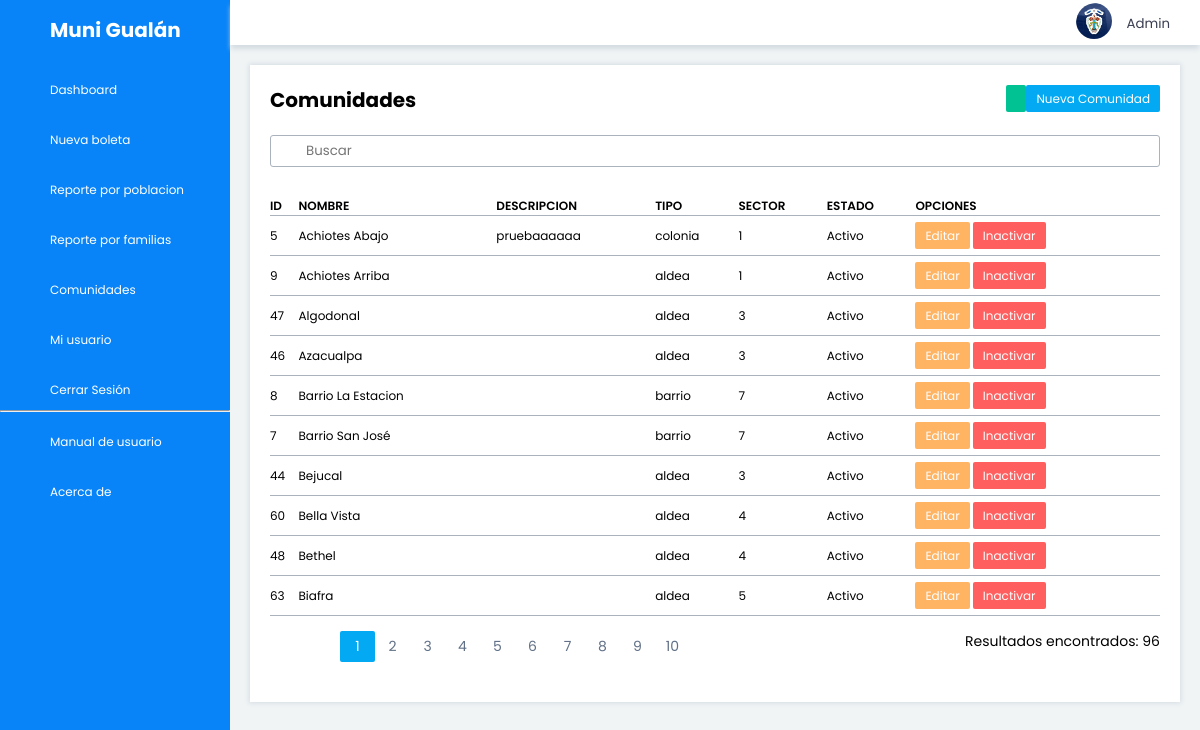
Page /indexComunidad.php (signed in) on the committed database.
### tables this page shows
CREATE TABLE IF NOT EXISTS `tbl_comunidad` (
`id_comunidad` int(11) NOT NULL AUTO_INCREMENT,
`nombre` varchar(50) NOT NULL,
`descripcion` varchar(250),
`tipo` varchar(50),
`id_sector` int(11) NOT NULL,
`estado` int(11) NOT NULL,
PRIMARY KEY (`id_comunidad`)
);

### controllers/conexion.php (called while the page is built, shortened)
<?php
class Conexion{
    public function Conexion()
    {
        try{
            $this->pdo = new PDO("mysql:host=".DB_HOST.";dbname=".DB_BASE_DATOS, DB_USER, DB_PASS);
        } catch (Exception $e){
            echo "Error: " . $e->getMessage();
            die('Error'.$e->getMessage());
        }
    }
}
?>

### controllers/comunidadController.php (called while the page is built, shortened)
<?php
include_once ('conexion.php');
class comunidadController{
    public function contarRegistros($buscar){
        try
        {
            $conexion = new Conexion();
            $sql = "SELECT COUNT(*) AS total_registros FROM tbl_comunidad WHERE
                    (id_comunidad LIKE '%$buscar%' OR nombre LIKE '%$buscar%' OR descripcion LIKE '%$buscar%')";
            $stmt = $conexion->pdo->prepare($sql);
            $stmt->execute();
            $registro = $stmt->fetch(PDO::FETCH_OBJ);
            return $registro->total_registros;
        }catch(Exception $e)
        {
            echo 'Error '. $e;
        }
    }
    public function listar($buscar, $desde, $hasta)
    {
        try
        {
            $conexion = new Conexion();
            $resultado = array();
            $sql = "SELECT c.id_comunidad, c.nombre as comunidad, c.descripcion, c.id_sector, c.estado, c.tipo
            FROM tbl_comunidad as c INNER JOIN tbl_sector as s on c.id_sector = s.id_sector
            WHERE (c.nombre LIKE '%$buscar%' OR s.nombre LIKE '%$buscar%' ) ORDER BY c.nombre ASC LIMIT $desde, $hasta";
            $stmt = $conexion->pdo->prepare($sql);
            $stmt->execute();
            foreach($stmt->fetchAll(PDO::FETCH_OBJ) as $registro)
            {
                $r = array(
                    'id_comunidad' => $registro->id_comunidad,
                    'comunidad' => $registro->comunidad,
                    'descripcion' => $registro->descripcion,
                    'id_sector' => $registro->id_sector,
                    'estado' => $registro->estado,
                    'tipo' => $registro->tipo
                );
                $resultado[] = $r;
            }
            return $resultado;
        }
        catch (Exception $e)
        {
            die('Error de: '.$e->getMessage());
        }
    }
}
?>

### indexComunidad.php (the view, shortened to what this page needs)
<?php
    include_once ('views/layout/header.php');
    include_once ('views/layout/sidebar.php');
    include_once ('views/layout/topbar.php');
    include_once ('controllers/comunidadController.php');
    $controlador = new comunidadController();
    $buscar = $_GET['b'];
    $total_registros = $controlador->contarRegistros($buscar);
    $registros_por_pagina = 10;
    if(empty($_GET['pagina'])){
        $pagina = 1;
    }else{
        $pagina = $_GET['pagina'];
    }
    $desde = ($pagina - 1) * $registros_por_pagina;
    $total_paginas = ceil($total_registros/$registros_por_pagina);
    $resultado = $controlador->listar($buscar, $desde, $registros_por_pagina);
?>
<div class="content-wrapper">
    <div class="content">
        <div class="row">
            <div class="box scroll-x color-light">
                <div class="box-header">
                    <h2>Comunidades</h2>
                    <div>
                        <a href="indexComunidad.php" class="btn color-success text-light"><i class="las la-sync-alt"></i></a>
                        <a href="createComunidad.php" class="btn color-primary text-light">Nueva Comunidad</a>
                    </div>
                </div>
                <form role="form" name="buscar" id="buscar" method="GET" action="indexComunidad.php" class="search">
                    <label>
                        <input type="text" placeholder="Buscar" name="b" value="<?php echo $buscar; ?>">
                    </label>
                </form>
                <table class="table tabla-normal-ancho">
                    <thead>
                        <td>ID</td>
                        <td>NOMBRE</td>
                        <td>DESCRIPCION</td>
                        <td>TIPO</td>
                        <td>SECTOR</td>
                        <td>ESTADO</td>
                        <td>OPCIONES</td>
                    </thead>
                    <tbody>
                        <?php
                        foreach ($resultado as $r){
                        ?>
                        <tr>
                            <td><?php echo $r['id_comunidad']; ?></td>
                            <td><?php echo $r['comunidad']; ?></td>
                            <td><?php echo $r['descripcion']; ?></td>
                            <td><?php echo $r['tipo']; ?></td>
                            <td><?php echo $r['id_sector']; ?></td>
                            <td>
                                <?php
                                if($r['estado']==0){
                                    echo "Inactivo";
                                } else if($r['estado']==1){
                                    echo "Activo";
                                }
                                ?>
                            </td>
                            <td>
                                <a href="editComunidad.php?id_comunidad=<?php echo $r['id_comunidad']; ?>" class="btn color-warning">Editar</a>
                                <?php if($r['estado']==1){ ?>
                                <a href="#" product="<?php echo $r['id_comunidad']; ?>" class="btn color-danger inactivar_comunidad">Inactivar</a>
                                <?php }else  if($r['estado']==0){?>
                                <a href="#" product="<?php echo $r['id_comunidad']; ?>" class="btn color-primary activar_comunidad">Activar</a>
                                <?php } ?>
                            </td>
                        </tr>
                        <?php
                        }
                        ?>
                    </tbody>
                </table>
                <div class="box-footer">
                    <div class="paginador">
                        <ul>
                            <li><a href="?pagina=<?php echo 1; ?>&b=<?php echo $buscar; ?>"><i class="las la-angle-double-left"></i></a></li>
                            <li><a href="?pagina=<?php echo $pagina - 1; ?>&b=<?php echo $buscar; ?>"><i class="las la-angle-left"></i></a></li>
                            <?php
                            for($i=1; $i <= $total_paginas ; $i++){
                                if($i == $pagina){
                                    echo '<li class="paginaSelect">'.$i.'</li>';
                                }else{
                                echo '<li><a href="?pagina='.$i.'&b='.$buscar.'">'.$i.'</a></li>';
                                }
                            }
                            ?>
                            <li><a href="?pagina=<?php if($pagina < $total_paginas){echo $pagina + 1;}else{echo $pagina;}?>&b=<?php echo $buscar; ?>"><i class="las la-angle-right"></i></a></li>
                            <li><a href="?pagina=<?php echo $total_paginas; ?>&b=<?php echo $buscar; ?>"><i class="las la-angle-double-right"></i></a></li>
                        </ul>
                    </div>
                    <div><p style="font-size: 14px;">Resultados encontrados: <?php echo $total_registros ?></p></div>
                </div>
            </div>
        </div>
    </div>
</div>
<?php
    include_once 'views/layout/footer.php';
?>

### views/layout/header.php (shortened to what this page needs)
<!DOCTYPE html>
<html lang="es">
<head>
    <link rel="stylesheet" type="text/css" href="css/style.css">
    <link rel="stylesheet" type="text/css" href="css/select2.css">
    <link rel="stylesheet" href="https://cdnjs.cloudflare.com/ajax/libs/line-awesome/1.3.0/line-awesome/css/line-awesome.min.css">
</head>

### views/layout/sidebar.php (shortened to what this page needs)
<body>
    <div class="container-all">
        <div class="navigation color-main">
            <ul>
                <li class="color-main">
                    <a href="#">
                        <span class="icon"><i class="las la-landmark"></i></span>
                        <span class="title">
                            <h2>Muni Gualán</h2>
                        </span>
                    </a>
                </li>
                <li>
                    <a href="index.php">
                        <span class="icon"><i class="las la-chart-bar"></i></i></span>
                        <span class="title">Dashboard</span>
                    </a>
                </li>
                <li>
                    <a href="createBoleta.php">
                        <span class="icon"><i class="las la-file-medical"></i></span>
                        <span class="title">Nueva boleta</span>
                    </a>
                </li>
                <li>
                    <a href="indexPoblacion.php">
                        <span class="icon"><i class="las la-male"></i></i></span>
                        <span class="title">Reporte por poblacion</span>
                    </a>
                </li>
                <li>
                    <a href="indexFamilia.php">
                        <span class="icon"><i class="las la-home"></i></span>
                        <span class="title">Reporte por familias</span>
                    </a>
                </li>
                <li>
                    <a href="indexComunidad.php">
                        <span class="icon"><i class="las la-map-marker"></i></span>
                        <span class="title">Comunidades</span>
                    </a>
                </li>
                <li>
                    <a href="showMiUsuario.php?id_usuario=<?php echo $_SESSION['id_usuario'] ?>">
                        <span class="icon"><i class="las la-user"></i></span>
                        <span class="title">Mi usuario</span>
                    </a>
                </li>
                <li>
                    <a href="login.php?cerrar_sesion=true">
                        <span class="icon"><i class="las la-sign-out-alt"></i></span>
                        <span class="title">Cerrar Sesión</span>
                    </a>
                </li>
                <hr>
                <li>
                    <a href="#">
                        <span class="icon"><i class="las la-info-circle"></i></span>
                        <span class="title">Manual de usuario</span>
                    </a>
                </li>
                <li>
                    <a href="#">
                        <span class="icon"><i class="las la-question-circle"></i></span>
                        <span class="title">Acerca de</span>
                    </a>
                </li>
            </ul>
        </div>

### views/layout/topbar.php
<div class="main color-base">
<div class="topbar color-light">
    <div class="toggle" onclick="toggleMenu()">
        <span class="icon "><i class="las la-bars"></i></span>
    </div>
    <div class="profile">
        <div class="user">
            <img src="img/logo2.jpg" alt="">
        </div>
        <div class="username ">
            <small class="text-dark"><?php echo $_SESSION['usuario'] ?></small>
        </div>
    </div>
</div>
<div class="container">

### views/layout/footer.php (shortened to what this page needs)
</div>
        </div>
    </div>
</body>
</html>

### rows in the picture
tbl_comunidad: id_comunidad "5", nombre "Achiotes Abajo", descripcion "pruebaaaaaa", tipo "colonia", id_sector "1", estado "Activo"
tbl_comunidad: id_comunidad "9", nombre "Achiotes Arriba", tipo "aldea", id_sector "1", estado "Activo"
tbl_comunidad: id_comunidad "47", nombre "Algodonal", tipo "aldea", id_sector "3", estado "Activo"
tbl_comunidad: id_comunidad "46", nombre "Azacualpa", tipo "aldea", id_sector "3", estado "Activo"
tbl_comunidad: id_comunidad "8", nombre "Barrio La Estacion", tipo "barrio", id_sector "7", estado "Activo"
tbl_comunidad: id_comunidad "7", nombre "Barrio San José", tipo "barrio", id_sector "7", estado "Activo"
tbl_comunidad: id_comunidad "44", nombre "Bejucal", tipo "aldea", id_sector "3", estado "Activo"
tbl_comunidad: id_comunidad "60", nombre "Bella Vista", tipo "aldea", id_sector "4", estado "Activo"
tbl_comunidad: id_comunidad "48", nombre "Bethel", tipo "aldea", id_sector "4", estado "Activo"
tbl_comunidad: id_comunidad "63", nombre "Biafra", tipo "aldea", id_sector "5", estado "Activo"

### other values in the picture
$_SESSION['usuario'] "Admin"
$total_registros "96"
